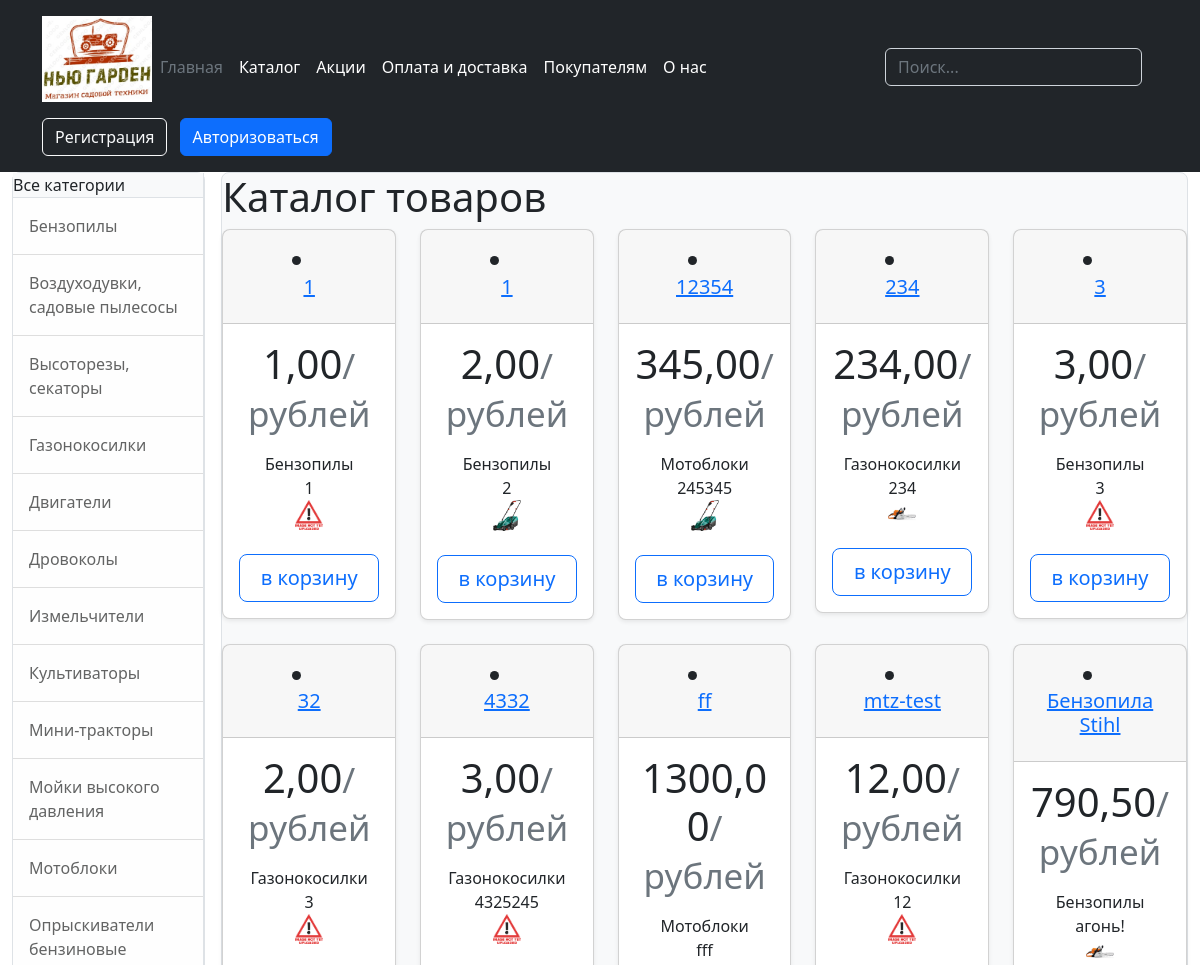
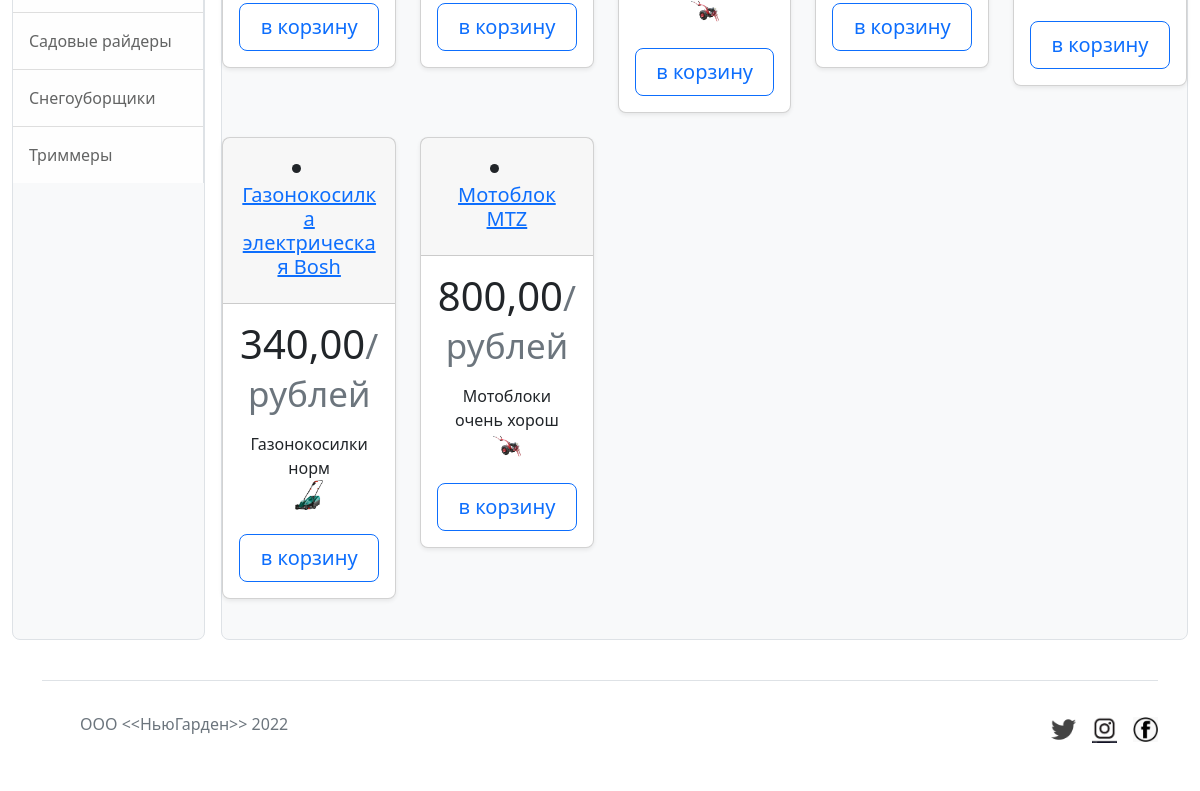
Page /catalog-of-product/ on the committed database (2 pictures, top to bottom).
### main_app/models.py (models this page shows, shortened)
class Category(models.Model):
    category_name = models.CharField('имя категории', max_length=100, db_index=True)
    category_slug = models.SlugField('url категории', max_length=100, unique=True)
    class Meta:
        ordering = ("category_name",)
        verbose_name = "Категория"
        verbose_name_plural = "Категории"
    def __str__(self) -> str:
        return self.category_name

class Products(models.Model):
    category = models.ForeignKey('Category', on_delete=models.CASCADE, related_name='products')
    code = models.CharField('Артикул', blank=False, unique=True, error_messages="не уникален, измените",
                            db_index=True,  max_length=50)
    title = models.CharField('Наименование', blank=False, max_length=100)
    subtitle = models.CharField('Краткое описание', blank=True, max_length=200)
    content = models.TextField('Описание', blank=False, max_length=500)
    product_slug = models.CharField('url товара', max_length=100)  #db_index=True
    image = models.ImageField('Изображение', upload_to='media/uploads',
                            default="static\main_app\img\image_not_yet_uploaded_by_unitedworldmedia_de1noau-fullview.png")
    price = models.DecimalField('Цена', max_digits=15, decimal_places=2)
    count = models.PositiveIntegerField('Остатки', blank=True, default='0')
    isActive = models.BooleanField('Наличие', default=True)
    created = models.DateTimeField('Создан', auto_now_add=True)
    updated = models.DateTimeField('Обновлен',auto_now=True)
    class Meta:
        ordering = ('title',)
        verbose_name = "Товар"
        verbose_name_plural = "Товары"
        permissions = (('add_produt','add_product'),)

### main_app/views.py (the view)
# urls.py: path('catalog-of-product/', views.catalog, name="catalog_of_products"),
def catalog(request):
    try:
        categories = Category.objects.all()
        products = Products.objects.order_by('title').filter(isActive=True)
        return render(request, 'main_app/catalog.html', {
                                                        'title': 'Каталог "Нью Гарден"',
                                                        'products': products,
                                                        'categories': categories
                                                        })
    except:
        return NOT_FOUND

### main_app/templates/main_app/catalog.html (shortened to what this page needs)
{% extends 'main_app/base.html' %}
{% block content %}
    <h1>Каталог товаров</h1>
    <div class="row row-cols-1 row-cols-md-5 mb-3 text-center">
        {% for product in products %}
            <div class="col">
                <div class="card mb-4 rounded-3 shadow-sm">
                    <div class="card-header py-3">
                        <h4 class="my-0 fw-normal">
                            <li>
                                <a href="{% url 'product_page' product.id %}">
                                    <h5>{{ product.title }}</h5>
                                </a>
                            </li>
                        </h4>
                    </div>
                    <div class="card-body">
                        <h1 class="card-title pricing-card-title">{{ product.price }}<small class="text-muted fw-light">/рублей</small></h1>
                            <ul class="list-unstyled mt-3 mb-4">
                                <li>{{ product.category }}</li>
                                <li>{{ product.subtitle }}</li>
                                {% if product.image %}
                                <img src="{{ product.image.url }}" width="20%">
                                {% endif %}
                            </ul>
                        <button href="{% url 'add_to_cart' %}" type="button" class="w-100 btn btn-lg btn-outline-primary">в корзину</button>
                    </div>
                </div>
            </div>
        {% endfor %}
    </div>
{% endblock %}

### main_app/templates/main_app/base.html (shortened to what this page needs)
{% load static %}
<!DOCTYPE html>
<html lang="ru">
<head>
    <link rel="stylesheet" href=https://cdn.jsdelivr.net/npm/bootstrap@5.2.0/dist/css/bootstrap.min.css>
    <link rel="stylesheet" href="{% static 'main_app/static/main_app/css/style.css' %}">
</head>
<body>
  <div id="allbody">
    <div id="header">
      <header class="p-3 text-bg-dark">
        <div class="container">
          <div class="d-flex flex-wrap align-items-center justify-content-center justify-content-lg-start">
            <a href="/" class="d-flex align-items-center mb-2 mb-lg-0 text-white text-decoration-none">
              <p><img src="{% static 'main_app/img/photo_2022-09-05_09-52-18.jpg' %}" alt="company" width="110"></p>
            </a>
            <ul class="nav col-12 col-lg-auto me-lg-auto mb-2 justify-content-center mb-md-0">
              <li><a href="{% url 'home' %}" class="nav-link px-2 text-secondary"><font style="vertical-align: inherit;"><font style="vertical-align: inherit;">Главная</font></font></a></li>
              <li><a href="{% url 'catalog_of_products' %}" class="nav-link px-2 text-white"><font style="vertical-align: inherit;"><font style="vertical-align: inherit;">Каталог</font></font></a></li>
              <li><a href="{% url 'promotion' %}" class="nav-link px-2 text-white"><font style="vertical-align: inherit;"><font style="vertical-align: inherit;">Акции</font></font></a></li>
              <li><a href="{% url 'pay_and_delivery' %}" class="nav-link px-2 text-white"><font style="vertical-align: inherit;"><font style="vertical-align: inherit;">Оплата и доставка</font></font></a></li>
              <li><a href="{% url 'information' %}" class="nav-link px-2 text-white"><font style="vertical-align: inherit;"><font style="vertical-align: inherit;">Покупателям</font></font></a></li>
              <li><a href="{% url 'about_us' %}" class="nav-link px-2 text-white"><font style="vertical-align: inherit;"><font style="vertical-align: inherit;">О нас</font></font></a></li>
            </ul>
              <form class="col-12 col-lg-auto mb-3 mb-lg-0 me-lg-3" role="search">
                <input type="search" class="form-control form-control-dark text-bg-dark" placeholder="Поиск..." aria-label="Поиск">
              </form>
            <div class="text-end">
            {% if user.is_authenticated %}
              <button  class="btn btn-outline-light me-2">{{ user.get_username }}</button>
              <a href="{% url 'logout' %}?next={{ request.path }}"><button type="button" class="btn btn-danger">Выход</button></a>
            {% else %}
              <button type="button" class="btn btn-outline-light me-2">Регистрация</button>
              <a href="{% url 'login' %}?next={{ request.path }}"><button type="button" class="btn btn-primary">Авторизоваться</button></a>
            {% endif %}
            </div>
          </div>
        </div>
      </header>
    </div>
    <div class="container-fluid pb-3">
        <div class="d-grid gap-3" style="grid-template-columns: 1fr 5fr;">
          <div class="bg-light border rounded-3">
            <div class="border-end bg-white" id="sidebar-wrapper">
                <div class="sidebar-heading border-bottom bg-light">Все категории</div>
                <div class="list-group list-group-flush">
                  {% for cat in categories  %}
                    <a class="list-group-item list-group-item-action list-group-item-light p-3" href="{% url 'catalog_of_products' %}">{{ cat.category_name }}</a>
                  {% endfor %}
                </div>
            </div>
          </div>
          <div class="bg-light border rounded-3">
            <div id="content">{% block content %}{% endblock %}</div>
          </div>
        </div>
    </div>
  </div>
  <div id="footer" class="container">
    <footer class="d-flex flex-wrap justify-content-between align-items-center py-2 my-4 border-top">
      <div class="col-md-4 d-flex align-items-center">
        <a href="/" class="mb-3 me-2 mb-md-0 text-muted text-decoration-none lh-1">
          <svg class="bi" width="30" height="24"><use xlink:href="#bootstrap"></use></svg>
        </a>
        <span class="mb-3 mb-md-0 text-muted">ООО &lt;&lt;НьюГарден&gt;&gt; 2022</span>
      </div>
      <ul class="nav col-md-4 justify-content-end list-unstyled d-flex">
        <li class="ms-3"><a class="text-muted" href="#"><svg class="bi" width="25" height="25"><use xlink:href="#twitter"></use></svg>
          <p><img src="{% static 'main_app/img/twitter.png' %}" alt="company" width="25"></p></a></li>
        <li class="ms-3"><a class="text-muted" href="#"><svg class="bi" width="25" height="25"><use xlink:href="#instagram"></use></svg>
          <p><img src="{% static 'main_app/img/instagram.png' %}" alt="company" width="25"></p></a></li>
        <li class="ms-3"><a class="text-muted" href="#"><svg class="bi" width="25" height="25"><use xlink:href="#facebook"></use></svg>
          <p><img src="{% static 'main_app/img/facebook.png' %}" alt="company" width="25"></p></a></li>
      </ul>
    </footer>
  </div>
</body>
</html>

### main_app/static/main_app/css/style.css (style rules this page uses)
#allbody { width: 100%; display: flex; flex-direction: column; }
#header { width: 100%; }

### rows in the picture
Category: category_name "Бензопилы"
Category: category_name "Воздуходувки, садовые пылесосы"
Category: category_name "Высоторезы, секаторы"
Category: category_name "Газонокосилки"
Category: category_name "Двигатели"
Category: category_name "Дровоколы"
Category: category_name "Измельчители"
Category: category_name "Культиваторы"
Category: category_name "Мини-тракторы"
Category: category_name "Мойки высокого давления"
Category: category_name "Мотоблоки"
Category: category_name "Опрыскиватели бензиновые"
Category: category_name "Садовые райдеры"
Category: category_name "Снегоуборщики"
Category: category_name "Триммеры"
Products: title "1", price "1,00", category "Бензопилы", subtitle "1"
Products: title "1", price "2,00", category "Бензопилы", subtitle "2", image (picture)
Products: title "12354", price "345,00", category "Мотоблоки", subtitle "245345", image (picture)
Products: title "234", price "234,00", category "Газонокосилки", subtitle "234", image (picture)
Products: title "3", price "3,00", category "Бензопилы", subtitle "3"
Products: title "32", price "2,00", category "Газонокосилки", subtitle "3"
Products: title "4332", price "3,00", category "Газонокосилки", subtitle "4325245"
Products: title "ff", price "1300,00", category "Мотоблоки", subtitle "fff", image (picture)
Products: title "mtz-test", price "12,00", category "Газонокосилки", subtitle "12"
Products: title "Бензопила Stihl", price "790,50", category "Бензопилы", subtitle "агонь!", image (picture)
Products: title "Газонокосилка электрическая Bosh", price "340,00", category "Газонокосилки", subtitle "норм", image (picture)
Products: title "Мотоблок MTZ", price "800,00", category "Мотоблоки", subtitle "очень хорош", image (picture)
